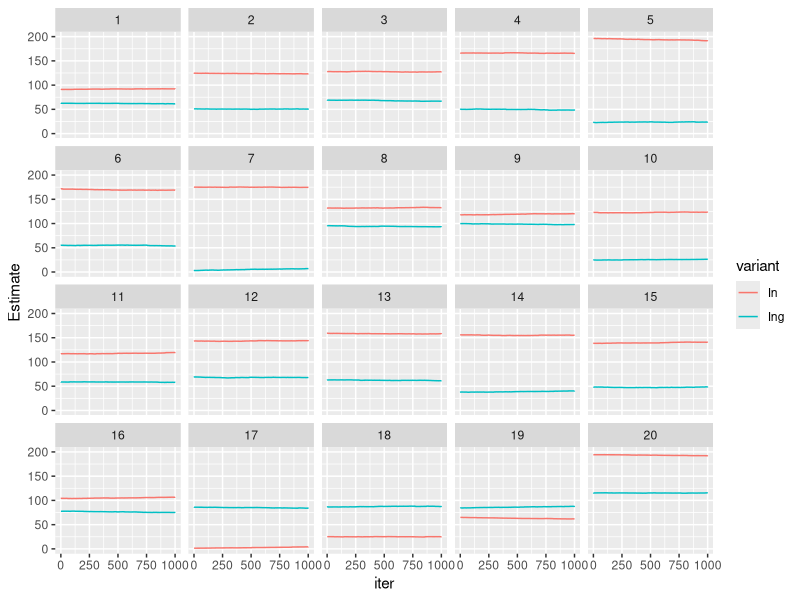
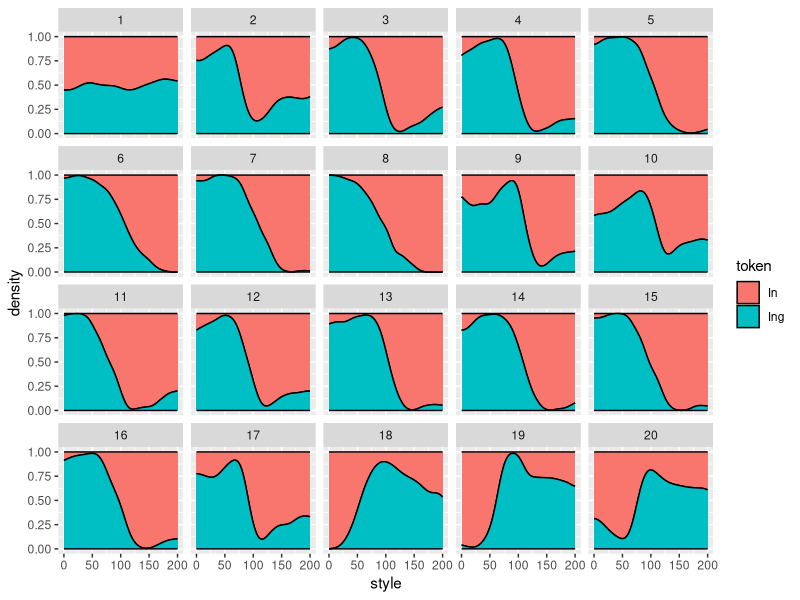

Generate these figures, in order, with R: (Note: a time limit stopped this script after it produced the figures.)

library(ggplot2)
library(reshape2)
library(plyr)


generate_new_speaker <- function(niter, generation, min = 0, max = 200, old_speaker){
  # This function generates a new learner.
  #"In" and "Ing" are the (mean) style values for each variant
  #token is whihc variant they just heard
  #style is which style "
  experience <- list(In    = vector(length = niter),
                     Ing   = vector(length = niter),
                     token = vector(length = niter),
                     style = vector(length = niter),
                     iter  = 1:niter,
                     generation = rep(generation, niter)
  )
  #  experience[["Ing"]][1]   <- (max-min)/2
  #  experience[["In"]][1]    <- (max-min)/2
  
  #JCW: I am changing the above to be values generated from old_speaker
  
  
  currentobs <- generate_from_speaker(old_speaker)
  
  if(currentobs[["token"]] == "Ing"){
    while(currentobs[["token"]] == "Ing"){
      lastobs <- currentobs
      currentobs <- generate_from_speaker(old_speaker)
    }
    
    experience[["Ing"]][1]   <- lastobs[["style"]]
    experience[["In"]][1]    <- currentobs[["style"]]
    
    #debug
    print("Ing")
    print(lastobs[["style"]])
    print(currentobs[["style"]])
  }
  
  else {
    while(currentobs[["token"]] == "In"){
      lastobs <- currentobs
      currentobs <- generate_from_speaker(old_speaker)
    }
    
    experience[["Ing"]][1]   <- currentobs[["style"]]
    experience[["In"]][1]    <- lastobs[["style"]]
    
    #debug
    print("In")
    print(lastobs[["style"]])
    print(currentobs[["style"]])
  }
  experience[["token"]][1] <- NA
  experience[["style"]][1] <- NA
  return(experience)
}

update_speaker <- function(speaker, lambda, iter, token, style){
  # this function updates a learner with input
  #speaker is basically experience  
  other_token <- c(In = "Ing", Ing = "In")
  other <- other_token[token]
  
  #expectation is a style value    
  previous_expectation <- speaker[[token]][iter-1]
  
  #If its closer than 1 unit to the expectation than dist = 1
  dist    <- max(1, abs(style-previous_expectation))
  
  #weight is smaller at larger distances from the expectation
  weight  <- lambda * (1/(dist^2))
  
  #This is a weighted average. Instead of half of the new expectation coming from the old exp and half from the current style, we use the weight to figure out the proportions of the new expectation that should come from each the old and the current style. And as the current style gets farther away from the old expectation, we use less of it in determining the new expection.

  new_expectation <- (previous_expectation * (1-weight)) + (style * weight)
  
  speaker[[token]][iter]   <- new_expectation
  speaker[[other]][iter]   <- speaker[[other]][iter-1]
  speaker[["style"]][iter] <- style
  speaker[["token"]][iter] <- token
  
  return(speaker)
}

generate_from_speaker <- function(speaker, min = 0, max = 200, eps = 0.001){
  # this function generates a tokens from a mature speaker
  #Choose style to speak, which is an independent choice
  style <- runif(1, min, max)
  
  #Takes their last expectation for the style of each token
  In_expect  <- rev(speaker[["In"]])[1]
  Ing_expect <- rev(speaker[["Ing"]])[1]
  
  #eps is epsilon, the smallest value that something can take, as in clustering algorithms
  In_dist  <- max(eps, abs(style - In_expect))
  Ing_dist <- max(eps, abs(style - Ing_expect))
  
  In_weight  <- 1/(In_dist^2)
  Ing_weight <- 1/(Ing_dist^2)
  
  In_prob  <- In_weight /(In_weight+Ing_weight)
  Ing_prob <- Ing_weight/(In_weight+Ing_weight)
  
  token <- sample(c("In","Ing"), size=1, prob=c(In_prob,Ing_prob))
  
  return(list(style = style, token = token))
}

#initializing old speaker. these will be the style values for generation 0.

#old_speaker should have SAME STYLE for in/ing, to model first generation after doublet is innovated
old_speaker <- list(In    = 50,
                    Ing   = 50,
                    token = NA,
                    style = NA)

ngenerations <- 20
niter <- 1000
lambda <- 0.3

generations <- vector(length = ngenerations, mode = "list")


for(gen in 1:ngenerations){
  new_speaker <- generate_new_speaker(niter = niter, generation=gen, old_speaker = old_speaker)
  for(iter in 2:niter){
    obs <- generate_from_speaker(old_speaker)
    #obs is a token and its associated style    
    token <- obs[["token"]]
    style <- obs[["style"]]
    
    new_speaker <- update_speaker(new_speaker, lambda=lambda, iter=iter, token=token, style=style)
  }
  generations[[gen]] <- as.data.frame(new_speaker)
  old_speaker <- new_speaker
}


generations.df <- rbind.fill(generations)

generations.df.melt <- melt(generations.df, value.name = "Estimate", id.vars = c("token", "style", "iter", "generation"), variable.name = "variant", na.rm = TRUE, measure.vars = c("In", "Ing"))

pdf("1000iterPerGen_Style200.pdf")

ggplot(generations.df.melt, aes(x = iter, y = Estimate, color=variant, group=variant))+
  geom_step()+
  facet_wrap(~generation)+
  ylim(0,200)

#ggplot(generations.df, aes(iter, Ing))+
#  geom_step()+
#  facet_wrap(~generation)+
#  ylim(50,200)

ggplot(subset(generations.df, !is.na(style)), aes(style, fill = token))+
  stat_density(color = "black", position = "fill")+
  facet_wrap(~generation)

dev.off()


#Reinitializing old speaker for new run. These will be the style values for generation 0.

#old_speaker should have SAME STYLE for in/ing, to model first generation after doublet is innovated
old_speaker <- list(In    = 50,
                    Ing   = 50,
                    token = NA,
                    style = NA)

ngenerations <- 20
niter <- 20000
lambda <- 0.3

generations <- vector(length = ngenerations, mode = "list")


for(gen in 1:ngenerations){
  new_speaker <- generate_new_speaker(niter = niter, generation=gen, old_speaker = old_speaker)
  for(iter in 2:niter){
    obs <- generate_from_speaker(old_speaker)
    #obs is a token and its associated style    
    token <- obs[["token"]]
    style <- obs[["style"]]
    
    new_speaker <- update_speaker(new_speaker, lambda=lambda, iter=iter, token=token, style=style)
  }
  generations[[gen]] <- as.data.frame(new_speaker)
  old_speaker <- new_speaker
}


generations.df <- rbind.fill(generations)

generations.df.melt <- melt(generations.df, value.name = "Estimate", id.vars = c("token", "style", "iter", "generation"), variable.name = "variant", na.rm = TRUE, measure.vars = c("In", "Ing"))

pdf("20000iterPerGen_Style200.pdf")

ggplot(generations.df.melt, aes(x = iter, y = Estimate, color=variant, group=variant))+
  geom_step()+
  facet_wrap(~generation)+
  ylim(0,200)

#ggplot(generations.df, aes(iter, Ing))+
#  geom_step()+
#  facet_wrap(~generation)+
#  ylim(50,200)

ggplot(subset(generations.df, !is.na(style)), aes(style, fill = token))+
  stat_density(color = "black", position = "fill")+
  facet_wrap(~generation)

dev.off()
